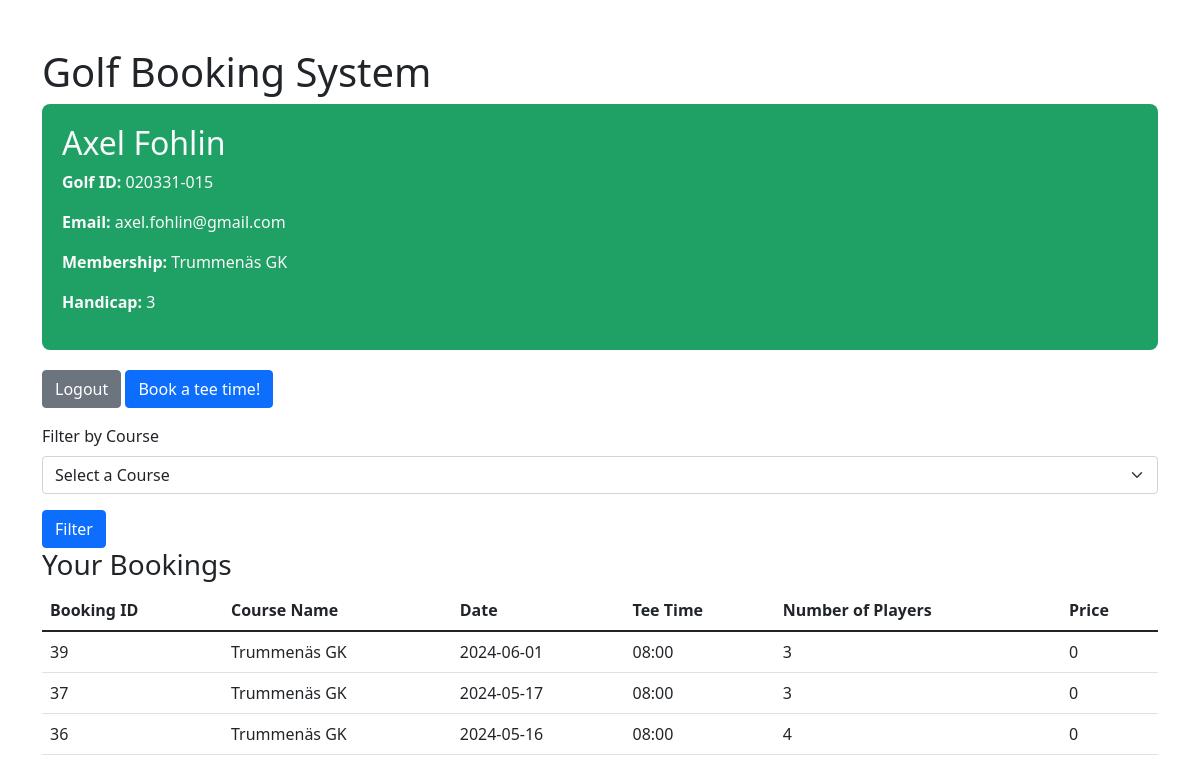
The page /profile?club_id=0 (signed in) on the database its author committed.
### tables this page shows
CREATE TABLE players (golf_id TEXT (100) PRIMARY KEY, password TEXT (100), email TEXT (100), first_name TEXT (100), last_name TEXT (100), hcp NUMERIC (255));

CREATE TABLE courses (club_id INTEGER PRIMARY KEY AUTOINCREMENT, region TEXT (100), club_name TEXT (100), hcp_limit NUMERIC, greenfee NUMERIC);

CREATE TABLE bookings (booking_id INTEGER PRIMARY KEY AUTOINCREMENT, club_id INTEGER REFERENCES courses (club_id), golf_id TEXT (100) REFERENCES players (golf_id), number_of_players INTEGER (4), date TEXT (100), tee_time TEXT (100), price NUMERIC (1000));

### app.py (the view)
@app.route('/profile')
def profile():
    golf_id = session.get('golf_id')
    club_id = request.args.get('club_id')
    user_details = query_database("SELECT players.first_name, players.last_name, players.golf_id, players.email, players.hcp, courses.club_name FROM players JOIN membership ON players.golf_id = membership.golf_id JOIN courses ON membership.club_id = courses.club_id WHERE players.golf_id = ?", [golf_id], one=True)
    courses = query_database("SELECT club_id, club_name FROM courses")
    query = """
        SELECT bookings.booking_id, bookings.club_id, bookings.date, bookings.tee_time, bookings.number_of_players, bookings.price, courses.club_name
        FROM bookings
        JOIN courses ON bookings.club_id = courses.club_id
        WHERE bookings.golf_id = ?
    """
    params = [golf_id]
    if club_id:
        query += " AND bookings.club_id = ?"
        params.append(club_id)
    query += " ORDER BY bookings.date DESC, bookings.tee_time ASC"
    booking_history = query_database(query, params)
    return render_template('profile.html', user=user_details, bookings=booking_history, courses=courses)

### database.py (called while the page is built, shortened)
def get_database():
    database = getattr(g, '_database', None)
    if database is None:
        database = g._database = sqlite3.connect(DATABASE)
        database.row_factory = sqlite3.Row
    return database

def close_database(exception=None):
    database = getattr(g, '_database', None)
    if database is not None:
        database.close()

def query_database(query, args=(), one=False, commit=False):
    cur = get_database().execute(query, args)
    rv = cur.fetchall()
    cur.close()
    return (rv[0] if rv else None) if one else rv

### website/template/profile.html (shortened to what this page needs)
<!DOCTYPE html>
<html lang="en">
<head>
    <link href="https://cdn.jsdelivr.net/npm/bootstrap@5.1.3/dist/css/bootstrap.min.css" rel="stylesheet">
</head>
<body>
    <div class="container mt-5" >
        <h1>Golf Booking System</h1>
        <div style="background-color: #1fa064; padding: 20px; border-radius: 8px; margin-bottom: 20px;">
            <h2
            class="text-light">{{ user['first_name'] }} {{ user['last_name'] }}</h2>
            <p
            class="text-light"> <strong>Golf ID:</strong> {{ user['golf_id'] }}</p>
            <p
            class="text-light"><strong>Email:</strong> {{ user['Email'] }}</p>
            <p
            class="text-light"> <strong>Membership:</strong> {{ user['club_name'] }}</p>
            <p
            class="text-light"> <strong>Handicap:</strong> {{ user['HCP'] }}</p>
        </div>
        <div class="mb-3">
            <a href="{{ url_for('logout') }}" class="btn btn-secondary">Logout</a>
            <a href="{{ url_for('show_courses') }}" class="btn btn-primary">Book a tee time!</a>
        </div>
        <form action="{{ url_for('profile') }}" method="get">
            <div class="mb-3">
                <label for="club_id" class="form-label">Filter by Course</label>
                <select class="form-select" id="club_id" name="club_id">
                    <option value="">Select a Course</option>
                </select>
            </div>
            <button type="submit" class="btn btn-primary">Filter</button>
        </form>
        <h3>Your Bookings</h3>
        <table class="table">
            <thead>
                <tr>
                    <th>Booking ID</th>
                    <th>Course Name</th>
                    <th>Date</th>
                    <th>Tee Time</th>
                    <th>Number of Players</th>
                    <th>Price</th>
                </tr>
            </thead>
            <tbody>
                {% for booking in bookings %}
                <tr>
                    <td>{{ booking['booking_id'] }}</td>
                    <td>{{ booking['club_name'] }}</td>
                    <td>{{ booking['date'] }}</td>
                    <td>{{ booking['tee_time'] }}</td>
                    <td>{{ booking['number_of_players'] }}</td>
                    <td>{{ booking['price'] }}</td>
                </tr>
                {% endfor %}
            </tbody>
        </table>
    </div>
</body>
</html>

### rows shown on the page
players: first_name "Axel", last_name "Fohlin", golf_id "020331-015", Email "axel.fohlin@gmail.com", HCP "3"
courses: club_name "Trummenäs GK"
bookings: booking_id "39", club_name "Trummenäs GK", date "2024-06-01", tee_time "08:00", number_of_players "3", price "0"
bookings: booking_id "37", club_name "Trummenäs GK", date "2024-05-17", tee_time "08:00", number_of_players "3", price "0"
bookings: booking_id "36", club_name "Trummenäs GK", date "2024-05-16", tee_time "08:00", number_of_players "4", price "0"
